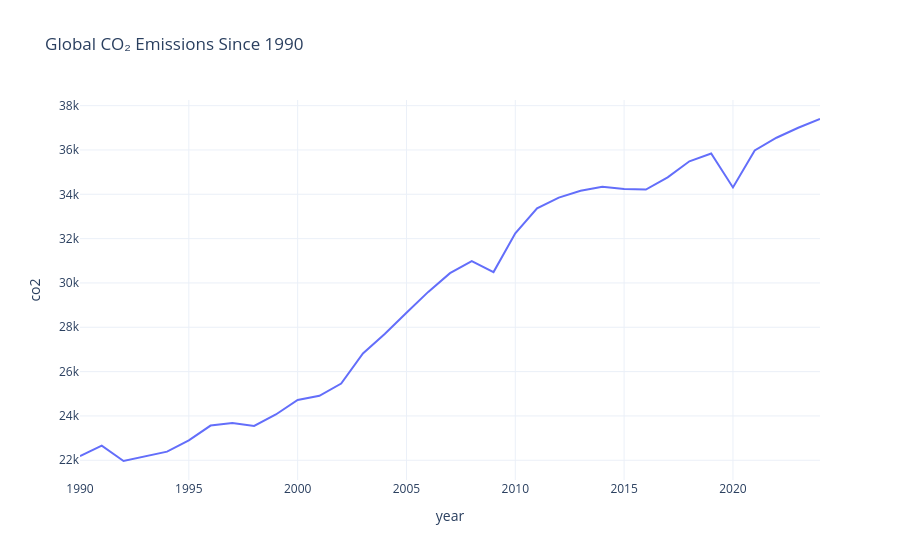

Source (notebook cell):
### Code cell
# Q3 — How have global CO₂ emissions changed since 1990?

q3 = (
    a[a["year"] >= 1990]
    .groupby("year")["co2"]
    .sum()
    .reset_index()
)

fig = px.line(
    q3,
    x="year",
    y="co2",
    title="Global CO₂ Emissions Since 1990",
    template="plotly_white"
)

fig.show()

### Figure 1 — Plotly figure (JSON) as saved in the notebook; plotly's stock layout.template omitted (floating-point values rounded to 4 significant figures)
{"data": [{"hovertemplate": "year=%{x}<br>co2=%{y}<extra></extra>", "legendgroup": "", "line": {"color": "#636efa", "dash": "solid"}, "marker": {"symbol": "circle"}, "mode": "lines", "name": "", "orientation": "v", "showlegend": false, "type": "scatter", "x": [1990, 1991, 1992, 1993, 1994, 1995, 1996, 1997, 1998, 1999, 2000, 2001, 2002, 2003, 2004, 2005, 2006, 2007, 2008, 2009, 2010, 2011, 2012, 2013, 2014, 2015, 2016, 2017, 2018, 2019, 2020, 2021, 2022, 2023, 2024], "xaxis": "x", "y": [22180.0, 22660.0, 21970.0, 22190.0, 22390.0, 22900.0, 23560.0, 23680.0, 23550.0, 24060.0, 24720.0, 24910.0, 25460.0, 26820.0, 27700.0, 28650.0, 29600.0, 30440.0, 30980.0, 30490.0, 32240.0, 33370.0, 33850.0, 34160.0, 34340.0, 34240.0, 34210.0, 34770.0, 35490.0, 35840.0, 34310.0, 35980.0, 36550.0, 37000.0, 37400.0], "yaxis": "y"}], "layout": {"legend": {"tracegroupgap": 0}, "title": {"text": "Global CO₂ Emissions Since 1990"}, "xaxis": {"anchor": "y", "domain": [0, 1], "title": {"text": "year"}}, "yaxis": {"anchor": "x", "domain": [0, 1], "title": {"text": "co2"}}}}
